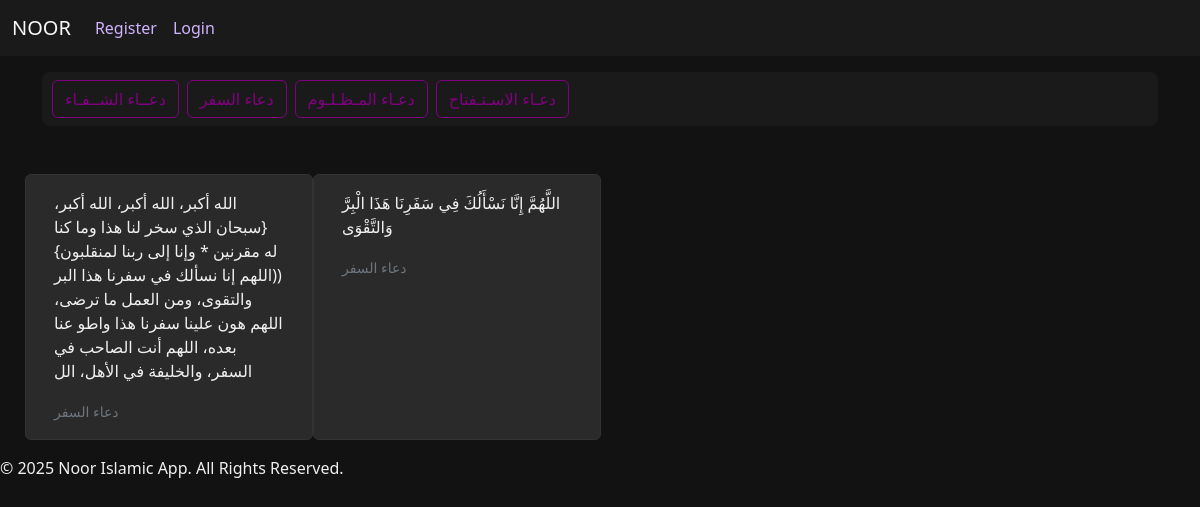
The app's page /doaa/2/ with its own data.
### core/models.py (models this page shows, shortened)
class DoaaType(models.Model) :
    name = models.CharField(max_length=255 , unique=True)

class Doaa(models.Model) :
    text = models.CharField(max_length=255)
    type = models.ForeignKey(DoaaType, on_delete=models.CASCADE, related_name="doaa")

### core/views.py (the view)
# urls.py: path("doaa/<int:type_id>/", views.doaa_by_type , name='doaa_type'),
def doaa_by_type(request,type_id) :
    doaa_type = DoaaType.objects.get(id=type_id)
    doaa = Doaa.objects.filter(type=doaa_type)
    doaa_types = DoaaType.objects.all()
    return render(request, "doaa.html", {"doaa": doaa, "doaa_types": doaa_types})

### core/templates/doaa.html
{% extends 'base.html' %}
{% block content %}
<div class="container mt-3">
      <div class="d-flex overflow-auto flex-nowrap py-2" style="background-color: #1a1a1a; padding: 10px; border-radius: 8px;">
        {% for j in doaa_types %}
         <a href="{% url 'doaa_type' j.id   %}" class="btn flex-shrink-0 me-2"
             style="border: 1px solid #800080; color: #800080; background-color: transparent;">
            {{ j.name }}
          </a>
        {% endfor %}
      </div>
  </div>
    <div class="container mt-5" style="margin-left: 25px;">
      <div class="row">
        {% for i in doaa %}
        <div class="card mb-3" style="width: 18rem; background-color: #2a2a2a; color: #f0f0f0;">
          <div class="card-body">
            <p class="card-text">{{i.text}}</p>
            <small class="card-link text-secondary">{{i.type.name}}</small>
          </div>
      </div>
      {% endfor %}
      </div>
    </div>
{% endblock content %}

### core/templates/base.html (style rules this page uses)
body { background-color: #121212; color: #f0f0f0; }
.card { background-color: #1f1f1f; color: #f0f0f0; border: 1px solid #333; }

### records on screen
DoaaType: name "دعــاء الشــفـاء"
DoaaType: name "دعاء السفر"
DoaaType: name "دعـاء المـظـلـوم"
DoaaType: name "دعـاء الاسـتـفتاح"
Doaa: text "الله أكبر، الله أكبر، الله أكبر، {سبحان الذي سخر لنا هذا وما كنا له مقرنين * وإنا إلى ربنا لمنقلبون} ((اللهم إنا نسألك في سفرنا هذا البر والتقوى، ومن العمل ما ترضى، اللهم هون علينا سفرنا هذا واطو عنا بعده، اللهم أنت الصاحب في السفر، والخليفة في الأهل، الل", type.name "دعاء السفر"
Doaa: text "اللَّهُمَّ إِنَّا نَسْأَلُكَ فِي سَفَرِنَا هَذَا الْبِرَّ وَالتَّقْوَى", type.name "دعاء السفر"
